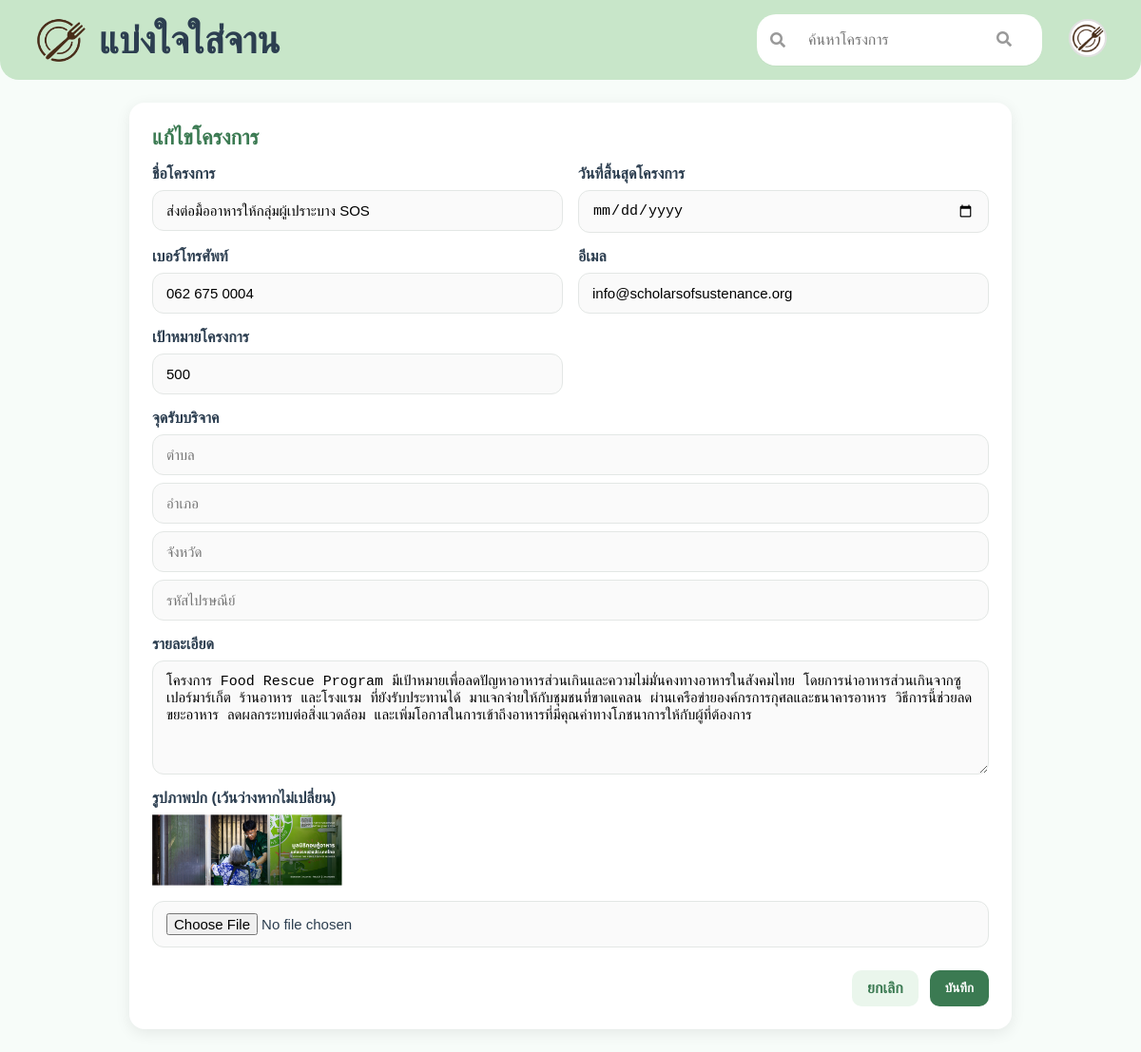
Screenshot of /edit_project.php?project_id=1 with the database file from the repository.
### tables this page shows
CREATE TABLE IF NOT EXISTS `projects` (
  `project_id` int NOT NULL AUTO_INCREMENT,
  `owner_id` int DEFAULT NULL,
  `title` varchar(50) DEFAULT NULL,
  `img` varchar(50) DEFAULT NULL,
  `description` varchar(1000) DEFAULT NULL,
  `goal` int DEFAULT NULL,
  `start_date` timestamp NULL DEFAULT (now()),
  `end_date` timestamp NULL DEFAULT NULL,
  `address` varchar(200) DEFAULT NULL,
  `phone` varchar(50) DEFAULT NULL,
  `email` varchar(50) DEFAULT NULL,
  `status` varchar(50) DEFAULT NULL,
  PRIMARY KEY (`project_id`) USING BTREE,
  KEY `User_Projects` (`owner_id`),
  CONSTRAINT `User_Projects` FOREIGN KEY (`owner_id`) REFERENCES `user` (`user_id`)
);

### edit_project.php (the view, shortened to what this page needs)
<?php
require_once __DIR__ . '/sql/config.php';
$projectId = isset($_GET['project_id']) ? (int)$_GET['project_id'] : 0;
$ownerId = 3;
try {
    $stmt = $conn->prepare("SELECT * FROM projects WHERE project_id = ? AND owner_id = ?");
    $stmt->execute([$projectId, $ownerId]);
    $project = $stmt->fetch(PDO::FETCH_ASSOC);
    $district = $amphoe = $province = $zipcode = '';
} catch (Exception $e) {
    $error = $e->getMessage();
}
?>
<!DOCTYPE html>
<html lang="th">
<head>
    <link rel="stylesheet" href="CSS/header.css">
    <link rel="stylesheet" href="CSS/add_project.css">
    <link rel="stylesheet" href="https://cdnjs.cloudflare.com/ajax/libs/font-awesome/5.15.4/css/all.min.css">
    <link rel="stylesheet" href="https://earthchie.github.io/jquery.Thailand.js/jquery.Thailand.js/dist/jquery.Thailand.min.css">
</head>
<body>
    <header class="header"></header>
    <main class="page-wrap">
        <section class="form-container">
            <h1 class="form-title">แก้ไขโครงการ</h1>
            <form class="project-form" action="edit_project.php?project_id=<?php echo $projectId; ?>" method="post" enctype="multipart/form-data" id="editProjectForm">
                <div class="form-group">
                    <label for="project_name">ชื่อโครงการ</label>
                    <input id="project_name" name="project_name" type="text" value="<?php echo htmlspecialchars($project['title']); ?>" required>
                </div>
                <div class="form-group">
                    <label for="end_date">วันที่สิ้นสุดโครงการ</label>
                    <input id="end_date" name="end_date" type="date" value="<?php echo htmlspecialchars($project['end_date']); ?>" required>
                </div>
                <div class="form-group">
                    <label for="phone">เบอร์โทรศัพท์</label>
                    <input id="phone" name="phone" type="tel" inputmode="numeric" value="<?php echo htmlspecialchars($project['phone']); ?>" required>
                </div>
                <div class="form-group">
                    <label for="email">อีเมล</label>
                    <input id="email" name="email" type="email" value="<?php echo htmlspecialchars($project['email'] ?? ''); ?>" required>
                </div>
                <div class="form-group">
                    <label for="goal">เป้าหมายโครงการ</label>
                    <input id="goal" name="goal" type="number" min="1" value="<?php echo (int)$project['goal']; ?>" required>
                </div>
                <div class="form-group form-group--full">
                    <label>จุดรับบริจาค</label>
                    <input id="district" type="text" placeholder="ตำบล" value="<?php echo htmlspecialchars($district); ?>" required />
                    <input id="amphoe" type="text" placeholder="อำเภอ" value="<?php echo htmlspecialchars($amphoe); ?>" required />
                    <input id="province" type="text" placeholder="จังหวัด" value="<?php echo htmlspecialchars($province); ?>" required />
                    <input id="zipcode" type="text" placeholder="รหัสไปรษณีย์" value="<?php echo htmlspecialchars($zipcode); ?>" required />
                </div>
                <div class="form-group form-group--full">
                    <label for="description">รายละเอียด</label>
                    <textarea id="description" name="description" rows="5" required><?php echo htmlspecialchars($project['description'] ?? ''); ?></textarea>
                </div>
                <div class="form-group form-group--full">
                    <label for="img">รูปภาพปก (เว้นว่างหากไม่เปลี่ยน)</label>
                    <?php if (!empty($project['img'])): ?>
                        <img src="<?php echo htmlspecialchars($project['img']); ?>" alt="ภาพปัจจุบัน" style="max-width:200px;display:block;margin-bottom:8px;">
                    <?php endif; ?>
                    <input id="img" name="img" type="file" accept="image/*">
                </div>
                <div class="actions">
                    <a class="btn btn-secondary" href="owner.php">ยกเลิก</a>
                    <button class="btn btn-primary" type="submit">บันทึก</button>
                </div>
            </form>
        </section>
    </main>
</body>
</html>

### CSS/header.css (style rules this page uses)
.header { position: relative; width: 100vw; left: 50%; right: 50%; margin-left: -50vw; margin-right: -50vw; box-sizing: border-box; padding: 14px 24px; background-color: #c8e6c9; border-radius: 0 0 20px 20px; z-index: 10; }
a { text-decoration: none; }

### CSS/add_project.css (style rules this page uses)
:root { --accent:#3b7a52; --muted:#eaf6ec; --card:#ffffff; --soft:#f7fcf9; --text:#2c3e50; }
* { box-sizing:border-box }
body { margin:0;background:var(--soft);font-family:Arial,Helvetica,sans-serif;color:var(--text) }
.page-wrap { max-width:960px; margin:24px auto; padding:0 16px; }
.form-container { background:var(--card); border-radius:16px; box-shadow:0 4px 16px rgba(0,0,0,.08); padding:24px; }
.form-title { margin:0 0 16px 0; font-size:22px; color:var(--accent); }
.project-form { display:grid; grid-template-columns:1fr 1fr; gap:16px; }
.form-group { display:flex; flex-direction:column; gap:8px; }
.form-group--full { grid-column:1 / -1; }
label { font-weight:700 }
input,textarea { width:100%; padding:12px 14px; border:1px solid #e3e7e5; border-radius:12px; background:#fafafa; font-size:15px; outline:none; transition:border-color .2s, box-shadow .2s, background .2s; }
textarea { resize:vertical;min-height:120px }
.actions { grid-column:1 / -1; display:flex; justify-content:flex-end; gap:12px; margin-top:8px; }
.btn { display:inline-flex; align-items:center; justify-content:center; padding:10px 16px; border-radius:10px; border:0; text-decoration:none; font-weight:700; cursor:pointer; }
.btn-primary { background:var(--accent); color:#fff; }
.btn-secondary { background:var(--muted); color:var(--accent); }

### rows the page displays
projects: project_name "ส่งต่อมื้ออาหารให้กลุ่มผู้เปราะบาง SOS", phone "062 675 0004", email "info@scholarsofsustenance.org", goal "500", description "โครงการ Food Rescue Program มีเป้าหมายเพื่อลดปัญหาอาหารส่วนเกินและความไม่มั่นคงทางอาหารในสังคมไทย โดยการนำอาหารส่วนเกินจากซูเปอร์มาร์เก็ต ร้านอาหาร และโรงแรม ที่ยังรับประทานได้ มาแจกจ่ายให้กับชุมชนที่ขาดแคลน ผ่านเครือข่ายองค์กรการกุศลและธนาคารอาหาร วิธีการนี้ช่วยลดขยะอาหาร ลดผลกระทบต่อสิ่งแวดล้อม และเพิ่มโอกาสในการเข้าถึงอาหารที่มีคุณค่าทางโภชนาการให้กับผู้ที่ต้องการ", img (picture)
